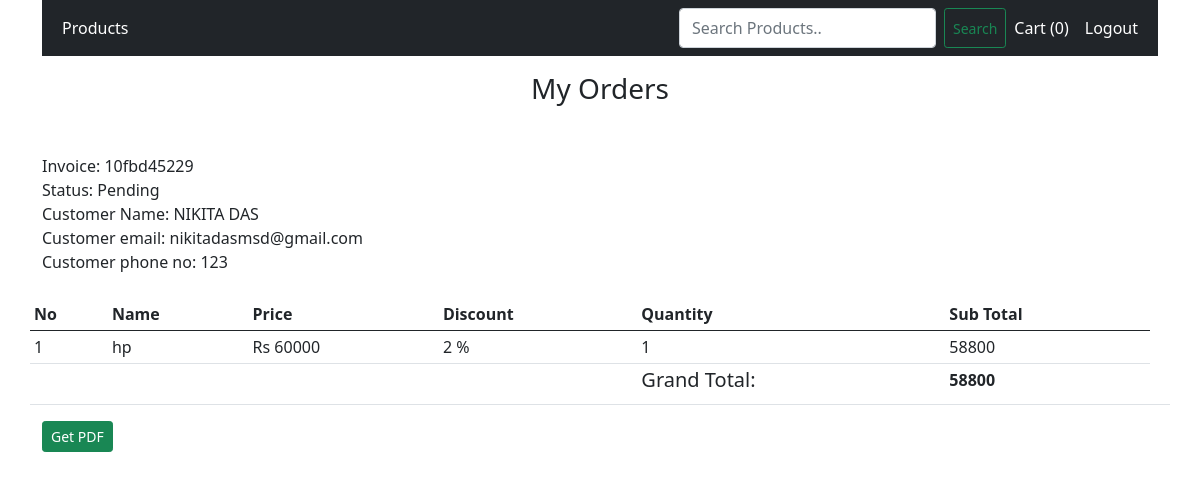
Page /orders/cd53b6de74 (signed in) on the earlier database version.
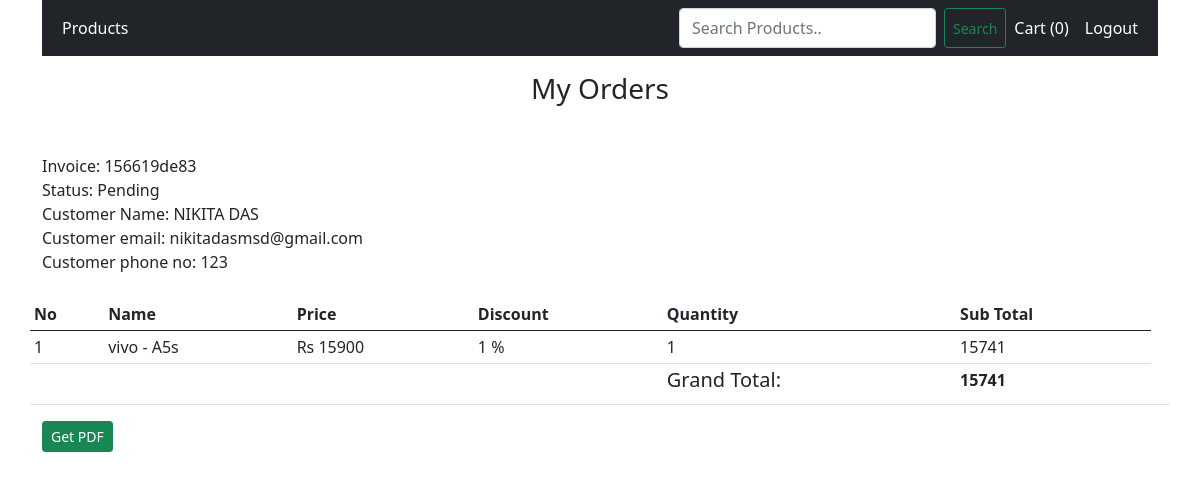
Same page on the later database version.
### shop/customers/models.py (models this page shows, shortened)
class Order(db.Model):
    id = db.Column(db.Integer, primary_key = True)
    invoice = db.Column(db.String(15), unique = True, nullable=False)
    status = db.Column(db.String(50), nullable = False, default = 'Pending')
    customer_id = db.Column(db.Integer, db.ForeignKey('customer.id'), nullable=False)
    order_date = db.Column(db.DateTime, nullable = False, default = datetime.utcnow)
    orders = db.Column(jsonEncodedDict)

### shop/customers/routes.py (the view)
@app.route('/orders/<invoice>')
@login_required
def order_detail(invoice):
    if current_user.is_authenticated:
        subtotal =0
        grandtotal =0
        customer_id = current_user.id
        get_the_customer = Customer.query.filter_by(id = customer_id).first()
        get_the_order = Order.query.filter_by(customer_id = customer_id).order_by(Order.id.desc()).first()
        for key, product in get_the_order.orders.items():
            discount = (product['discount']/100) * int(product['price'])
            subtotal = subtotal + int(product['quantity']) * int(product['price'])
            subtotal = subtotal - discount
            grandtotal = int(subtotal)
    else:
        return redirect(url_for('customer_login'))
    return render_template('customer/order.html',invoice = invoice, grandtotal = grandtotal, subtotal = subtotal,  get_the_order= get_the_order, get_the_customer = get_the_customer)

### shop/customers/models.py (called while the page is built)
@login_manager.user_loader
def user_loader(user_id):
    return Customer.query.get(int(user_id))

    def process_result_value(self, value, dialect):
        if value is None:
            return {}
        else:
            return json.loads(value)

### shop/templates/customer/order.html (shortened to what this page needs)
{% extends 'base.html' %}
{% block content %}
{% include 'navbar.html' %}
<h3 class="text-center mt-3"> My Orders</h3>
<div class="container mt-5">
    Invoice: {{ get_the_order.invoice }}
    <br>
    Status: {{ get_the_order.status}}   <br>
    Customer Name: {{ get_the_customer.name}}   <br>
    Customer email: {{ get_the_customer.email }}   <br>
    Customer phone no: {{ get_the_customer.contact }}<br><br>
    <div class="row">
        <table class="table table-sm  ">
<thead>
<th>No</th>
<th>Name</th>
<th>Price</th>
<th>Discount</th>
<th>Quantity</th>
<th>Sub Total</th>
</thead>
<tbody>
    {% for key, product in get_the_order.orders.items():  %}
    {% set val = ((product.discount/100) * product.price|float) %}
    <tr>
    <td>{{ loop.index }}</td>
    <td>{{product.name}}</td>
    <td>Rs {{product.price}}</td>
    {% if product.discount > 0 %}
    <td>{{product.discount}} %</td>
    {% else %}
    <td></td>
    {% endif %}
        <td>{{product.quantity}}</td>
    {% set subtotal = product.quantity|int * product.price|int %}
    <td>{{((subtotal|int) - val|int )}}</td>
</tr>
{% endfor %}
<tr>
    <td></td>
    <td></td>
    <td></td>
    <td></td>
    <td><h5 >Grand Total: </h5></td>
    <td> <b>{{ grandtotal }}</b></td>
    <td></td>
</tr>
</tbody>
        </table>
        <td>
        <form action="{{ url_for('get_pdf', invoice = get_the_order.invoice)}}" method="POST">
     <button type="submit" class="btn btn-sm btn-success float-right">Get PDF</button>
</form>
</td>
    </div>
</div>
{% endblock %}

Differences in the rows shown:
no longer on this page (row unchanged): Order: invoice "10fbd45229", status "Pending"
added Order: invoice "156619de83", status "Pending"
Other differences:
{{ grandtotal }}: "58800" → "15741"
new list line: "1 vivo - A5s Rs 15900 1 % 1 15741"
list line gone: "1 hp Rs 60000 2 % 1 58800"
